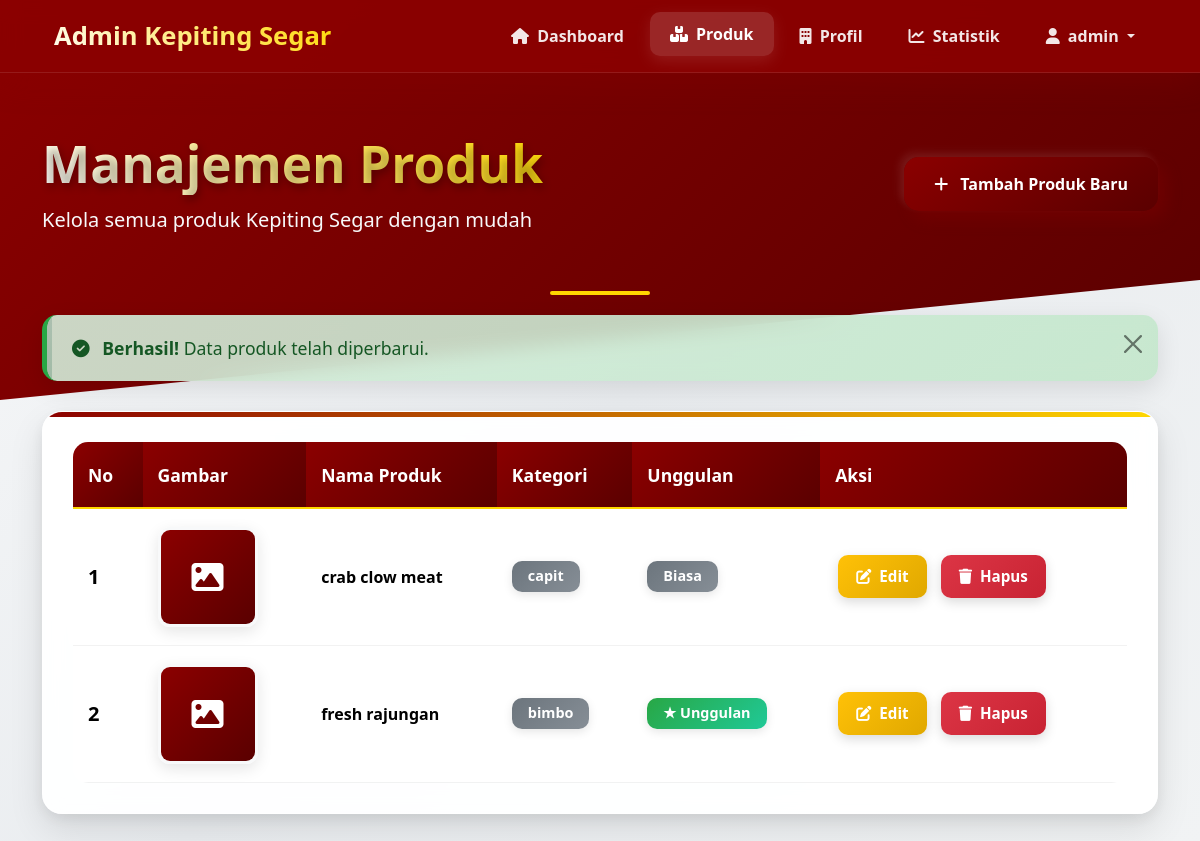
Page /website_kepiting/admin/produk.php?status=sukses_edit (signed in) on the committed database.
### tables this page shows
CREATE TABLE IF NOT EXISTS `produk` (
  `id` int NOT NULL AUTO_INCREMENT,
  `nama_produk` varchar(200) NOT NULL,
  `deskripsi` text NOT NULL,
  `gambar` varchar(255) NOT NULL,
  `kategori` enum('flower','bimbo','capit') NOT NULL,
  `is_unggulan` tinyint NOT NULL DEFAULT '0',
  PRIMARY KEY (`id`)
);

### website_kepiting/admin/produk.php (the view, shortened to what this page needs)
<?php
include 'koneksi.php';
$username = $_SESSION['admin_username'];
$query = "SELECT * FROM produk ORDER BY id DESC";
$result = mysqli_query($koneksi, $query);
?>
<!DOCTYPE html>
<html lang="id">
<head>
    <link href="https://cdn.jsdelivr.net/npm/bootstrap@5.3.2/dist/css/bootstrap.min.css" rel="stylesheet">
    <link rel="stylesheet" href="https://cdnjs.cloudflare.com/ajax/libs/font-awesome/6.5.0/css/all.min.css">
</head>
<body>
    <nav class="navbar navbar-expand-lg navbar-dark">
        <div class="container">
            <a class="navbar-brand" href="index.php">
                <span>Admin Kepiting Segar</span>
            </a>
            <div class="collapse navbar-collapse">
                <ul class="navbar-nav ms-auto">
                    <li class="nav-item">
                        <a class="nav-link" href="index.php"><i class="fa-solid fa-home me-1"></i> Dashboard</a>
                    </li>
                    <li class="nav-item">
                        <a class="nav-link active" href="produk.php"><i class="fa-solid fa-boxes-stacked me-1"></i> Produk</a>
                    </li>
                    <li class="nav-item">
                        <a class="nav-link" href="profil.php"><i class="fa-solid fa-building me-1"></i> Profil</a>
                    </li>
                    <li class="nav-item">
                        <a class="nav-link" href="statistik.php"><i class="fa-solid fa-chart-line me-1"></i> Statistik</a>
                    </li>
                    <li class="nav-item dropdown">
                        <a class="nav-link dropdown-toggle" href="#" id="navbarDropdown" role="button" data-bs-toggle="dropdown" aria-expanded="false">
                            <i class="fa-solid fa-user me-1"></i> <?php echo htmlspecialchars($username); ?>
                        </a>
                    </li>
                </ul>
            </div>
        </div>
    </nav>
    <div class="page-header">
        <div class="container">
            <div class="d-flex justify-content-between align-items-center">
                <div>
                    <h1 class="page-title">Manajemen Produk</h1>
                    <p class="mb-0 text-light fs-5">Kelola semua produk Kepiting Segar dengan mudah</p>
                </div>
                <a href="produk_tambah.php" class="btn btn-custom">
                    <i class="fa-solid fa-plus me-2"></i> Tambah Produk Baru
                </a>
            </div>
        </div>
    </div>
    <div class="container">
        <?php
        if (isset($_GET['status']) && $_GET['status'] == 'sukses_edit') {
            echo '<div class="alert alert-success alert-dismissible fade show" role="alert">
                    <i class="fa-solid fa-check-circle me-2"></i>
                    <strong>Berhasil!</strong> Data produk telah diperbarui.
                    <button type="button" class="btn-close" data-bs-dismiss="alert" aria-label="Close"></button>
                  </div>';
        }
        ?>
        <div class="main-card">
            <div class="card-body">
                <div class="table-responsive">
                    <table class="table table-hover align-middle">
                        <thead>
                            <tr>
                                <th>No</th>
                                <th>Gambar</th>
                                <th>Nama Produk</th>
                                <th>Kategori</th>
                                <th>Unggulan</th>
                                <th>Aksi</th>
                            </tr>
                        </thead>
                        <tbody>
                            <?php if(mysqli_num_rows($result) > 0): ?>
                                <?php $no = 1; ?>
                                <?php while($row = mysqli_fetch_assoc($result)): ?>
                                <tr>
                                    <td class="fw-bold fs-5"><?php echo $no++; ?></td>
                                    <td>
                                        <div class="product-image-container">
                                            <?php
                                            $gambar_path = 'uploads/' . htmlspecialchars($row['gambar']);
                                            if (file_exists($gambar_path) && !empty($row['gambar'])):
                                            ?>
                                                <img src="<?php echo $gambar_path; ?>"
                                                     alt="<?php echo htmlspecialchars($row['nama_produk']); ?>"
                                                     class="product-image"
                                                     onerror="this.style.display='none'; this.nextElementSibling.style.display='flex';">
                                                <div class="product-image-placeholder" style="display: none;">
                                                    <i class="fa-solid fa-image"></i>
                                                </div>
                                            <?php else: ?>
                                                <div class="product-image-placeholder">
                                                    <i class="fa-solid fa-image"></i>
                                                </div>
                                            <?php endif; ?>
                                        </div>
                                    </td>
                                    <td class="fw-semibold fs-6"><?php echo htmlspecialchars($row['nama_produk']); ?></td>
                                    <td>
                                        <span class="badge badge-custom badge-regular"><?php echo htmlspecialchars($row['kategori']); ?></span>
                                    </td>
                                    <td>
                                        <?php if($row['is_unggulan'] == 1): ?>
                                            <span class="badge badge-custom badge-featured">★ Unggulan</span>
                                        <?php else: ?>
                                            <span class="badge badge-custom badge-regular">Biasa</span>
                                        <?php endif; ?>
                                    </td>
                                    <td>
                                        <div class="d-flex flex-wrap gap-2">
                                            <a href="produk_edit.php?id=<?php echo $row['id']; ?>" class="btn btn-action btn-edit">
                                                <i class="fa-solid fa-pen-to-square me-1"></i> Edit
                                            </a>
                                            <a href="produk_hapus.php?id=<?php echo $row['id']; ?>" class="btn btn-action btn-delete" onclick="return confirm('Yakin ingin menghapus produk ini?')">
                                                <i class="fa-solid fa-trash me-1"></i> Hapus
                                            </a>
                                        </div>
                                    </td>
                                </tr>
                                <?php endwhile; ?>
                            <?php endif; ?>
                        </tbody>
                    </table>
                </div>
            </div>
        </div>
    </div>
</body>
</html>

### rows in the picture
produk: nama_produk "crab clow meat", kategori "capit", is_unggulan "Biasa"
produk: nama_produk "fresh rajungan", kategori "bimbo", is_unggulan "★ Unggulan"

### other values in the picture
$username "admin"
